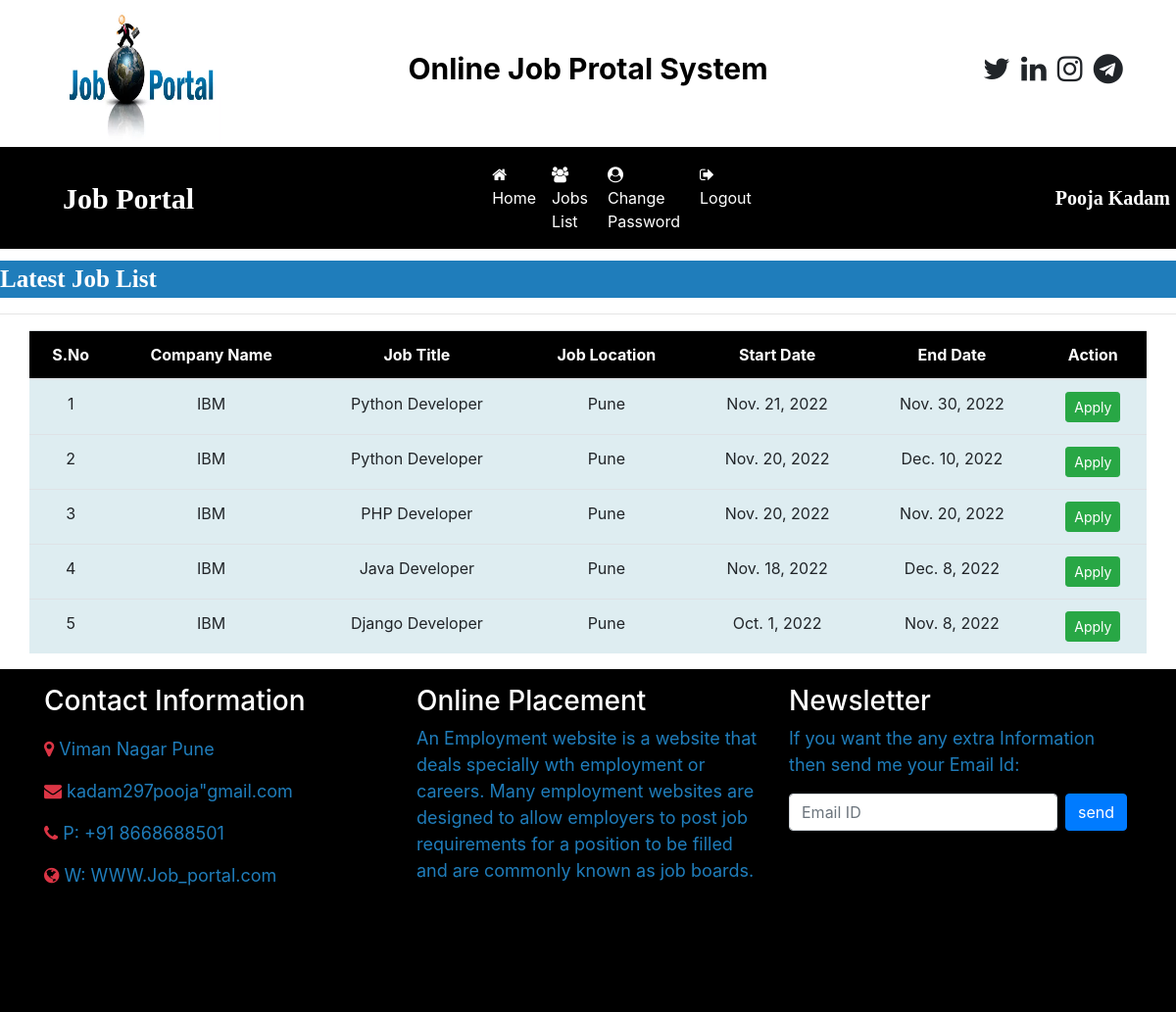
The app's page /user_latestjobs/ (signed in) with its own data.
### job/models.py (models this page shows, shortened)
class Job(models.Model):
    recruiter = models.ForeignKey(Recuiter, on_delete=models.CASCADE)
    start_date = models.DateField()
    end_date = models.DateField()
    title = models.CharField(max_length=100)
    salary = models.FloatField(max_length=20)
    image = models.FileField()
    description = models.CharField(max_length=300)
    experience = models.CharField(max_length=50)
    location = models.CharField(max_length=100)
    skill = models.CharField(max_length=100)
    creationdate = models.DateField()

class Recuiter(models.Model):
    user = models.ForeignKey(User, on_delete=models.CASCADE)
    name = models.CharField(max_length=200)
    moblie = models.CharField(max_length=15,null=True)
    email = models.EmailField(max_length=100,null=True)
    image = models.FileField(null=True)
    gender = models.CharField(max_length=10,null=True)
    company = models.CharField(max_length=100,null=True)
    type = models.CharField(max_length=15,null=True)
    status = models.CharField(max_length=20,null=True)

### job/views.py (the view)
# urls.py: path('user_latestjobs/', views.user_latestjobs, name='user_latestjobs'),
def user_latestjobs(request):
    job = Job.objects.all().order_by('-start_date')
    user = request.user
    student = StudentUser.objects.get(user=user)
    data = Apply.objects.filter(student=student)
    li = []
    for i in data:
        li.append(i.job.id)
    d = {'job':job,'li':li}
    return render(request,'user_latestjobs.html',d)

### job/templates/user_latestjobs.html (shortened to what this page needs)
{% load static %}
{% block body %}
{% include 'user_navigation.html' %}
<marquee style = "font-family: 'Monotype Corsiva'; font-size: 25px; color: white; background-color: rgb(31, 125, 187); margin-top: 1%; font-weight: bold">Latest Job List</marquee>
<hr>
<table class="table table-hover container" id="example">
    <thead>
        <tr style="background-color: black" class="text-white">
            <th>S.No</th>
            <th>Company Name</th>
            <th>Job Title</th>
            <th>Job Location</th>
            <th>Start Date</th>
            <th>End Date</th>
            <th>Action</th>
        </tr>
    </thead>
    <tbody>
    {% for i in job %}
        <tr style="background-color: rgb(222, 237, 241)">
            <td>{{forloop.counter}}</td>
            <td>{{i.recruiter.company}}</td>
            <td>{{i.title}}</td>
            <td>{{i.location}}</td>
            <td>{{i.start_date}}</td>
            <td>{{i.end_date}}</td>
            {% if i.id in li %}
            <td>Applied</td>
            {% else %}
            <td><a href="{% url 'job_detail' i.id %}" class="btn btn-success btn-sm">Apply</a>
            {% endif %}
            </td>
        </tr>
    {% endfor %}
    </tbody>
</table>
{% include 'footer.html' %}
{% endblock %}

### job/templates/user_navigation.html (shortened to what this page needs)
<!DOCTYPE html>
<html lang="en">
<head>
    <link rel="stylesheet" href="https://cdn.jsdelivr.net/npm/bootstrap@4.6.1/dist/css/bootstrap.min.css">
    <link rel="stylesheet" href="https://cdnjs.cloudflare.com/ajax/libs/font-awesome/4.7.0/css/font-awesome.min.css">
    {% load static %}
</head>
<body>
<div class="container">
    <div class="row">
        <div class="col-sm-3">
            <img src="{% static 'images/job-portal.png' %}" style="width:180px; height:150px">
        </div>
        <div class="col-sm-6 mt-5 text-center">
            <span style="font-weight : bold ; font-size: 30px">
                <span style="color: black "> Online Job </span>
                <span style="color: black "> Protal System </span>
            </span>
        </div>
        <div class="col-sm-3 mt-5" style="padding-left:10%">
            <span style="font-weight:bold; font-size: 30px">
                <span><i class="fa fa-twitter pl-1"></i></span>
                <span><i class="fa fa-linkedin pl-1"></i></span>
                <span><i class="fa fa-instagram pl-1"></i></span>
                <span><i class="fa fa-telegram pl-1"></i></span>
            </span>
        </div>
    </div>
</div>
<nav class="navbar navbar-expand-sm" style="background-color:black ">
    <a class="navbar-brand text-white pl-5 font-weight-bold" style="font-family:'Monotype Corsiva'; font-size:30px">Job Portal</a>
    <ul class="navbar-nav">
        <li class="nav-item">
            <a class="nav-link text-white" href="{% url 'user_home' %}" style="margin-left:280px "><i class="fa fa-home mr-1"></i>Home</a>
        </li>
        <li class="nav-item">
            <a class="nav-link text-white" href="{% url 'user_latestjobs' %}" style="margin-right:4px "><i class="fa fa-users mr-1"></i>Jobs List</a>
        </li>
        <li class="nav-item">
            <a class="nav-link text-white" href="{% url 'Change_passworduser' %}" style="margin-right:4px "><i class="fa fa-user-circle mr-1"></i>Change Password</a>
        </li>
        <li class="nav-item">
            <a class="nav-link text-white" href="{% url 'Logout' %}" style="margin-right:4px "><i class="fa fa-sign-out mr-1"></i>Logout</a>
        </li>
    </ul>
    <a class="navbar-brand text-white pl-5 font-weight-bold" style="font-family:'Monotype Corsiva'; font-size:20px; margin-left: 250px;">{{request.user.first_name}} {{request.user.last_name}} </a>
</nav>
</body>
</html>

### job/templates/user_latestjobs.html (style rules this page uses)
tr { text-align: center; }

### records on screen
Job: recruiter.company "IBM", title "Python Developer", location "Pune", start_date "Nov. 21, 2022", end_date "Nov. 30, 2022", shows "Apply"
Job: recruiter.company "IBM", title "Python Developer", location "Pune", start_date "Nov. 20, 2022", end_date "Dec. 10, 2022", shows "Apply"
Job: recruiter.company "IBM", title "PHP Developer", location "Pune", start_date "Nov. 20, 2022", end_date "Nov. 20, 2022", shows "Apply"
Job: recruiter.company "IBM", title "Java Developer", location "Pune", start_date "Nov. 18, 2022", end_date "Dec. 8, 2022", shows "Apply"
Job: recruiter.company "IBM", title "Django Developer", location "Pune", start_date "Oct. 1, 2022", end_date "Nov. 8, 2022", shows "Apply"

### other values on screen
{{ request.user.first_name }} "Pooja"
{{ request.user.last_name }} "Kadam"
